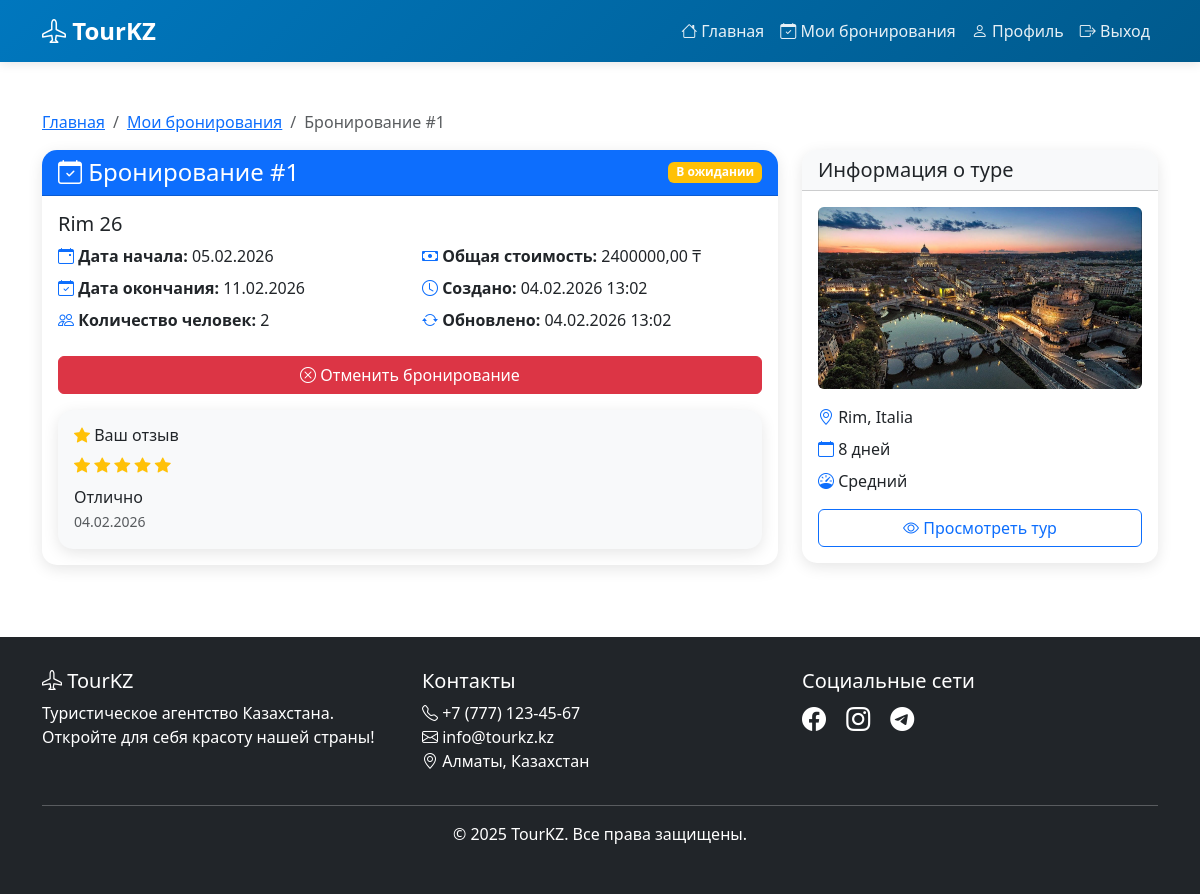
The app's page /booking/1/ (signed in) with its own data.
### bookings/models.py (models this page shows, shortened)
class Booking(models.Model):
    STATUS_CHOICES = [
        ('pending', 'В ожидании'),
        ('confirmed', 'Подтверждено'),
        ('cancelled', 'Отменено'),
        ('completed', 'Завершено'),
    ]
    user = models.ForeignKey(User, on_delete=models.CASCADE, related_name='bookings', verbose_name='Пользователь')
    tour_date = models.ForeignKey(TourDate, on_delete=models.PROTECT, related_name='bookings', verbose_name='Дата тура')
    number_of_people = models.PositiveIntegerField(validators=[MinValueValidator(1)], verbose_name='Количество человек')
    total_price = models.DecimalField(max_digits=10, decimal_places=2, verbose_name='Общая стоимость')
    status = models.CharField(max_length=20, choices=STATUS_CHOICES, default='pending', verbose_name='Статус')
    notes = models.TextField(blank=True, verbose_name='Примечания')
    created_at = models.DateTimeField(auto_now_add=True, verbose_name='Создано')
    updated_at = models.DateTimeField(auto_now=True, verbose_name='Обновлено')
    class Meta:
        verbose_name = 'Бронирование'
        verbose_name_plural = 'Бронирования'
        ordering = ['-created_at']
        indexes = [
            models.Index(fields=['user', 'status']),
            models.Index(fields=['tour_date', 'status']),
        ]

class TourDate(models.Model):
    tour = models.ForeignKey(Tour, on_delete=models.CASCADE, related_name='tour_dates', verbose_name='Тур')
    start_date = models.DateField(verbose_name='Дата начала')
    end_date = models.DateField(verbose_name='Дата окончания')
    is_available = models.BooleanField(default=True, verbose_name='Доступна')
    class Meta:
        verbose_name = 'Дата тура'
        verbose_name_plural = 'Даты туров'
        ordering = ['start_date']
        unique_together = ['tour', 'start_date']

class Tour(models.Model):
    DIFFICULTY_CHOICES = [
        ('easy', 'Легкий'),
        ('medium', 'Средний'),
        ('hard', 'Сложный'),
    ]
    name = models.CharField(max_length=200, verbose_name='Название тура')
    description = models.TextField(verbose_name='Описание')
    category = models.ForeignKey(TourCategory, on_delete=models.PROTECT, related_name='tours', verbose_name='Категория')
    destination_city = models.ForeignKey(City, on_delete=models.PROTECT, related_name='tours', verbose_name='Город назначения')
    duration_days = models.PositiveIntegerField(validators=[MinValueValidator(1)], verbose_name='Длительность (дней)')
    price = models.DecimalField(max_digits=10, decimal_places=2, validators=[MinValueValidator(0)], verbose_name='Цена (тенге)')
    max_participants = models.PositiveIntegerField(validators=[MinValueValidator(1)], verbose_name='Макс. участников')
    difficulty = models.CharField(max_length=10, choices=DIFFICULTY_CHOICES, default='medium', verbose_name='Сложность')
    image = models.ImageField(upload_to='tours/', blank=True, null=True, verbose_name='Изображение')
    is_active = models.BooleanField(default=True, verbose_name='Активен')
    created_at = models.DateTimeField(auto_now_add=True, verbose_name='Создан')
    updated_at = models.DateTimeField(auto_now=True, verbose_name='Обновлен')
    class Meta:
        verbose_name = 'Тур'
        verbose_name_plural = 'Туры'
        ordering = ['-created_at']
        indexes = [
            models.Index(fields=['destination_city', 'is_active']),
            models.Index(fields=['category', 'is_active']),
        ]

class Review(models.Model):
    booking = models.OneToOneField(Booking, on_delete=models.CASCADE, related_name='review', verbose_name='Бронирование')
    rating = models.PositiveIntegerField(validators=[MinValueValidator(1), MaxValueValidator(5)], verbose_name='Оценка')
    comment = models.TextField(verbose_name='Комментарий')
    created_at = models.DateTimeField(auto_now_add=True, verbose_name='Создан')
    class Meta:
        verbose_name = 'Отзыв'
        verbose_name_plural = 'Отзывы'
        ordering = ['-created_at']

class City(models.Model):
    name = models.CharField(max_length=100, unique=True, verbose_name='Название города')
    country = models.CharField(max_length=100, default='Казахстан', verbose_name='Страна')
    description = models.TextField(blank=True, verbose_name='Описание')
    class Meta:
        verbose_name = 'Город'
        verbose_name_plural = 'Города'
        ordering = ['name']
    def __str__(self):
        return f"{self.name}, {self.country}"

### bookings/views.py (the view)
# urls.py: path('booking/<int:pk>/', views.booking_detail, name='booking_detail'),
@login_required
def booking_detail(request, pk):
    booking = get_object_or_404(
        Booking.objects.select_related('tour_date__tour', 'user'),
        pk=pk
    )
    if not request.user.is_staff and booking.user != request.user:
        messages.error(request, 'У вас нет доступа к этому бронированию')
        return redirect('index')
    context = {
        'booking': booking,
    }
    return render(request, 'bookings/booking_detail.html', context)

### templates/bookings/booking_detail.html (shortened to what this page needs)
{% extends 'base.html' %}
{% block content %}
<div class="container my-5">
    <nav aria-label="breadcrumb">
        <ol class="breadcrumb">
            <li class="breadcrumb-item"><a href="{% url 'index' %}">Главная</a></li>
            <li class="breadcrumb-item"><a href="{% url 'my_bookings' %}">Мои бронирования</a></li>
            <li class="breadcrumb-item active">Бронирование #{{ booking.id }}</li>
        </ol>
    </nav>
    <div class="row">
        <div class="col-lg-8">
            <div class="card mb-4">
                <div class="card-header bg-primary text-white">
                    <div class="d-flex justify-content-between align-items-center">
                        <h4 class="mb-0">
                            <i class="bi bi-calendar-check"></i> Бронирование #{{ booking.id }}
                        </h4>
                        {% if booking.status == 'pending' %}
                            <span class="badge bg-warning">В ожидании</span>
                        {% elif booking.status == 'confirmed' %}
                            <span class="badge bg-success">Подтверждено</span>
                        {% elif booking.status == 'cancelled' %}
                            <span class="badge bg-danger">Отменено</span>
                        {% else %}
                            <span class="badge bg-secondary">Завершено</span>
                        {% endif %}
                    </div>
                </div>
                <div class="card-body">
                    <h5 class="card-title">{{ booking.tour_date.tour.name }}</h5>
                    <div class="row mb-3">
                        <div class="col-md-6">
                            <p class="mb-2">
                                <i class="bi bi-calendar-event text-primary"></i>
                                <strong>Дата начала:</strong> {{ booking.tour_date.start_date|date:"d.m.Y" }}
                            </p>
                            <p class="mb-2">
                                <i class="bi bi-calendar-check text-primary"></i>
                                <strong>Дата окончания:</strong> {{ booking.tour_date.end_date|date:"d.m.Y" }}
                            </p>
                            <p class="mb-2">
                                <i class="bi bi-people text-primary"></i>
                                <strong>Количество человек:</strong> {{ booking.number_of_people }}
                            </p>
                        </div>
                        <div class="col-md-6">
                            <p class="mb-2">
                                <i class="bi bi-cash text-primary"></i>
                                <strong>Общая стоимость:</strong> {{ booking.total_price }} ₸
                            </p>
                            <p class="mb-2">
                                <i class="bi bi-clock text-primary"></i>
                                <strong>Создано:</strong> {{ booking.created_at|date:"d.m.Y H:i" }}
                            </p>
                            <p class="mb-2">
                                <i class="bi bi-arrow-repeat text-primary"></i>
                                <strong>Обновлено:</strong> {{ booking.updated_at|date:"d.m.Y H:i" }}
                            </p>
                        </div>
                    </div>
                    {% if booking.status in 'pending,confirmed' %}
                        <div class="d-grid gap-2">
                            <a href="{% url 'cancel_booking' booking.id %}"
                               class="btn btn-danger"
                               onclick="return confirm('Вы уверены, что хотите отменить это бронирование?')">
                                <i class="bi bi-x-circle"></i> Отменить бронирование
                            </a>
                        </div>
                    {% endif %}
                    {% if booking.review %}
                        <div class="card mt-3 bg-light">
                            <div class="card-body">
                                <h6><i class="bi bi-star-fill text-warning"></i> Ваш отзыв</h6>
                                <div class="text-warning mb-2">
                                    {% for i in "12345" %}
                                        {% if forloop.counter <= booking.review.rating %}
                                            <i class="bi bi-star-fill"></i>
                                        {% else %}
                                            <i class="bi bi-star"></i>
                                        {% endif %}
                                    {% endfor %}
                                </div>
                                <p class="mb-0">{{ booking.review.comment }}</p>
                                <small class="text-muted">{{ booking.review.created_at|date:"d.m.Y" }}</small>
                            </div>
                        </div>
                    {% endif %}
                </div>
            </div>
        </div>
        <div class="col-lg-4">
            <div class="card">
                <div class="card-header bg-light">
                    <h5 class="mb-0">Информация о туре</h5>
                </div>
                <div class="card-body">
                    {% if booking.tour_date.tour.image %}
                        <img src="{{ booking.tour_date.tour.image.url }}"
                             class="img-fluid rounded mb-3"
                             alt="{{ booking.tour_date.tour.name }}">
                    {% endif %}
                    <ul class="list-unstyled">
                        <li class="mb-2">
                            <i class="bi bi-geo-alt text-primary"></i>
                            {{ booking.tour_date.tour.destination_city }}
                        </li>
                        <li class="mb-2">
                            <i class="bi bi-calendar text-primary"></i>
                            {{ booking.tour_date.tour.duration_days }} дней
                        </li>
                        <li class="mb-2">
                            <i class="bi bi-speedometer text-primary"></i>
                            {{ booking.tour_date.tour.get_difficulty_display }}
                        </li>
                    </ul>
                    <a href="{% url 'tour_detail' booking.tour_date.tour.id %}"
                       class="btn btn-outline-primary w-100">
                        <i class="bi bi-eye"></i> Просмотреть тур
                    </a>
                </div>
            </div>
        </div>
    </div>
</div>
{% endblock %}

### templates/base.html (style rules this page uses)
:root { --primary-color: #0077be; --secondary-color: #ffa500; --success-color: #28a745; --danger-color: #dc3545; --dark-color: #212529; --light-color: #f8f9fa; }
body { font-family: 'Segoe UI', Tahoma, Geneva, Verdana, sans-serif; min-height: 100vh; display: flex; flex-direction: column; }
.card { border: none; border-radius: 15px; box-shadow: 0 4px 15px rgba(0,0,0,0.1); transition: transform 0.3s, box-shadow 0.3s; overflow: hidden; }

### records on screen
Booking: id "1", tour_date.tour.name "Rim 26", tour_date.start_date "05.02.2026", tour_date.end_date "11.02.2026", number_of_people "2", total_price "2400000,00", created_at "04.02.2026 13:02", updated_at "04.02.2026 13:02", review.comment "Отлично", review.created_at "04.02.2026", tour_date.tour.image (picture), tour_date.tour.destination_city "Rim, Italia", tour_date.tour.duration_days "8", tour_date.tour.difficulty "Средний"
